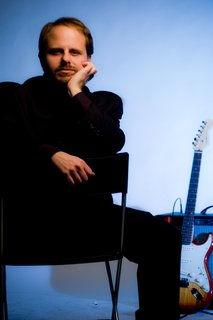
#> input picture 1389903132_decent_pic_of_me.jpeg, 213 x 320 px
$ python portrait_frame.py ../1389903132_decent_pic_of_me.jpeg ../1390611465_artist_3892801-1390611449.jpg
#> lines starting #> are read from the running program, lines starting #| are printed output that depends on the picture
### video-templates/brand.py
"""
Shared brand constants and helpers for Rob Reich "Official Audio" video cards.
Colors are pulled directly from index.html's dark-theme CSS custom properties.
"""
import os
from PIL import Image, ImageDraw, ImageFont, ImageFilter, ImageEnhance

HERE = os.path.dirname(os.path.abspath(__file__))
FONT_DIR = os.path.join(HERE, "fonts")

FRAUNCES = os.path.join(FONT_DIR, "Fraunces-Variable.ttf")
MONO_MED = os.path.join(FONT_DIR, "IBMPlexMono-Medium.ttf")
MONO_SEMI = os.path.join(FONT_DIR, "IBMPlexMono-SemiBold.ttf")

# Dark-theme palette (index.html :root[data-theme=dark] / prefers-color-scheme: dark)
INK = (16, 12, 7)          # --ink
PAPER_DARK = (28, 23, 15)  # --paper (dark)
TEXT = (237, 230, 214)     # --text
TEXT_SOFT = (179, 168, 144)  # --text-soft
GOLD = (224, 163, 68)      # --gold
GOLD_STRONG = (240, 185, 92)  # --gold-strong

W, H = 1920, 1080


# [7 lines left out: function fraunces, not called in this run]


def mono(size, semibold=False):
    return ImageFont.truetype(MONO_SEMI if semibold else MONO_MED, size)


# [40 lines left out: functions tracked_width, draw_tracked, draw_tracked_mixed, cover_crop, not called in this run]


def vignette(im, strength=0.55):
    w, h = im.size
    mask = Image.new("L", (w, h), 0)
    mdraw = ImageDraw.Draw(mask)
    mdraw.ellipse((-w * 0.25, -h * 0.35, w * 1.25, h * 1.35), fill=255)
    mask = mask.filter(ImageFilter.GaussianBlur(w * 0.12))
    dark = Image.new("RGB", (w, h), (0, 0, 0))
    darkened = Image.composite(im, dark, mask)
    return Image.blend(im, darkened, strength)


# [23 lines left out: functions grade_dark_warm, top_bottom_gradient, not called in this run]


def ImageOps_invert_L(mask_l):
    from PIL import ImageOps
    return ImageOps.invert(mask_l)


# [13 lines left out: function text_scrim, not called in this run]

### video-templates/portrait_frame.py
"""
Elegant, archival-style placement for portrait-oriented photos.
Places the full, uncropped image inside a box on a dark warm canvas,
with a soft glow and a thin gold hairline frame -- no blurred/stretched
background fill.
"""
from PIL import Image, ImageDraw, ImageFilter, ImageOps
from brand import INK, PAPER_DARK, GOLD, W, H, vignette


def dark_canvas(w=W, h=H):
#> called with w = 1920, h = 1080
    im = Image.new("RGB", (w, h), PAPER_DARK)
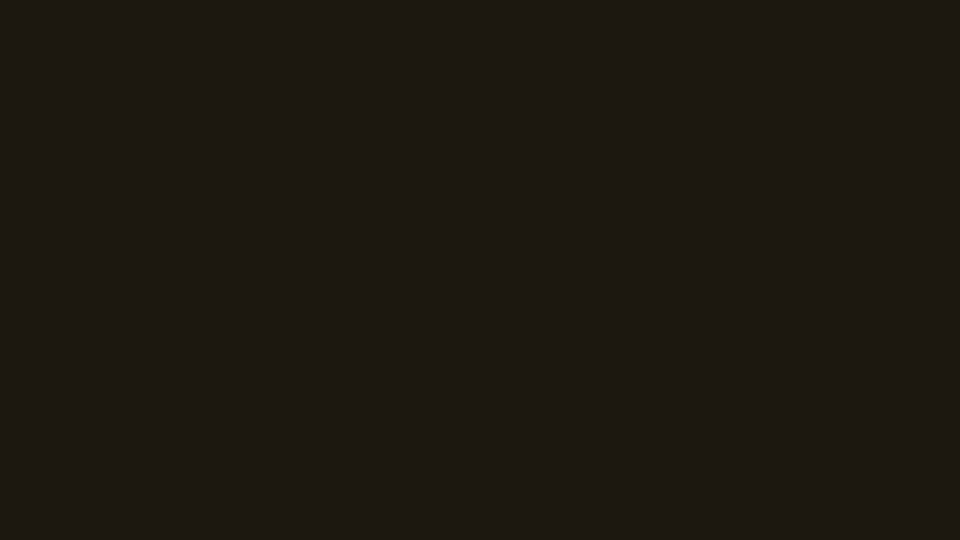
#> im: PIL image 1920x1080 RGB (shown at 1/2 size); mean R, G, B 28, 23, 15
    # subtle vertical warm gradient, slightly lighter center
    top = tuple(int(c * 0.7) for c in PAPER_DARK)
    grad = Image.new("L", (1, h), 0)
    for y in range(h):
        t = abs(y - h / 2) / (h / 2)
        grad.putpixel((0, y), int(255 * (t ** 1.4)))
    grad = grad.resize((w, h))
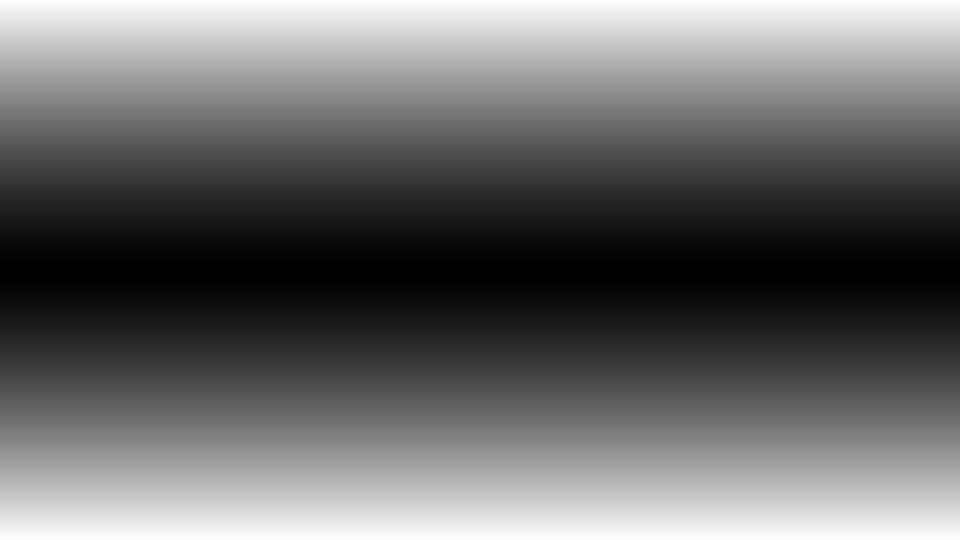
#> grad: PIL image 1920x1080 L (shown at 1/2 size); min 0, max 255, mean 105.8
    dark = Image.new("RGB", (w, h), top)
    im = Image.composite(dark, im, grad)
#> in vignette, `mask = Image.new("L", (w, h), 0)`: mask: PIL image 1920x1080 L; every value is 0
#> in vignette, `mask = mask.filter(ImageFilter.GaussianBlur(w * 0.12))`: mask: PIL image 1920x1080 L; every value is 255
#> in vignette, `dark = Image.new("RGB", (w, h), (0, 0, 0))`: dark: PIL image 1920x1080 RGB; every value is 0
    return im


def place_portrait(canvas, img_path, box, border_color=GOLD, glow_strength=0.35):
#> called with img_path = '../1389903132_decent_pic_of_me.jpeg', box = (620, 70, 1300, 1010), border_color = (224, 163, 68), glow_strength = 0.35
    x0, y0, x1, y1 = box
    bw, bh = x1 - x0, y1 - y0
    im = Image.open(img_path)
#> im is the input picture: PIL image 213x320 RGB; mean R, G, B 81.9, 94.8, 115.3
    im = ImageOps.exif_transpose(im).convert("RGB")
    iw, ih = im.size
#> iw = 213; ih = 320
    scale = min(bw / iw, bh / ih)
#> scale = 2.94
    nw, nh = int(iw * scale), int(ih * scale)
#> nw = 625; nh = 940
    im = im.resize((nw, nh), Image.LANCZOS)
#> im: PIL image 625x940 RGB

    px = x0 + (bw - nw) // 2
#> px = 647
    py = y0 + (bh - nh) // 2
#> py = 70

    # soft gold glow behind the image
    glow = Image.new("RGB", canvas.size, (0, 0, 0))
    gdraw = ImageDraw.Draw(glow)
    pad = 26
    gdraw.rectangle((px - pad, py - pad, px + nw + pad, py + nh + pad), fill=GOLD)
    glow = glow.filter(ImageFilter.GaussianBlur(46))
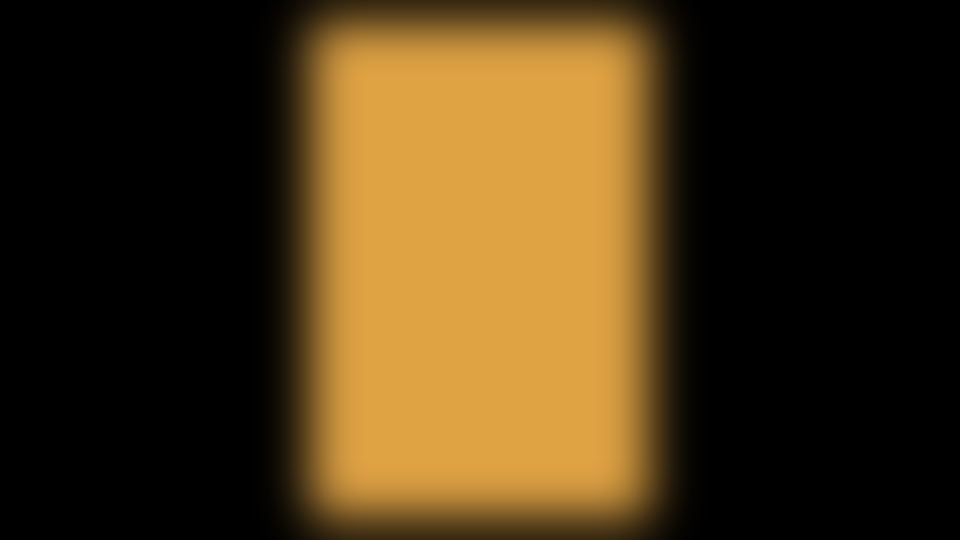
#> glow: PIL image 1920x1080 RGB (shown at 1/2 size); mean R, G, B 72.3, 52.6, 21.9
    glow_mask = glow.convert("L").point(lambda v: int(v * glow_strength))
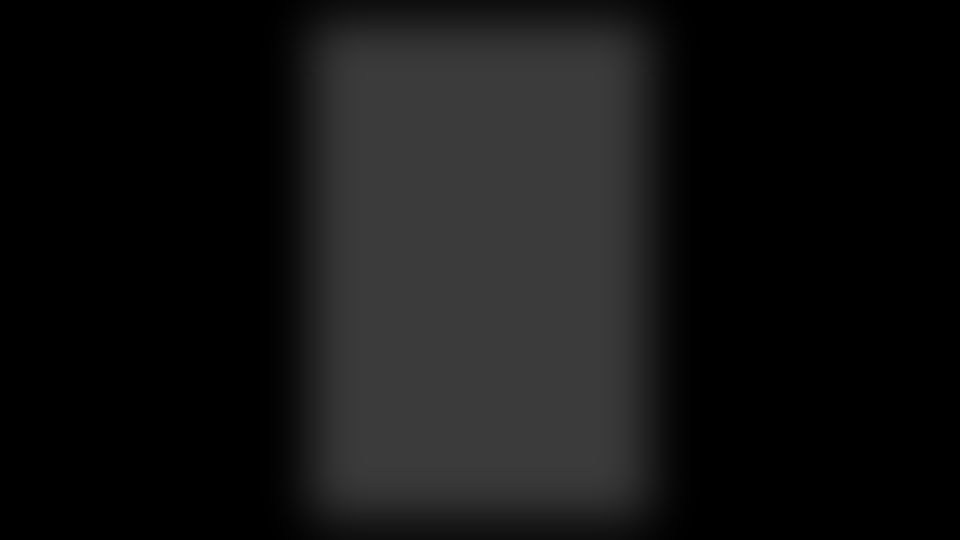
#> glow_mask: PIL image 1920x1080 L (shown at 1/2 size); min 0, max 59, mean 19
    canvas = Image.composite(
        Image.blend(canvas, Image.new("RGB", canvas.size, GOLD), 1.0),
        canvas,
        glow_mask,
    )

    # drop shadow
    shadow = Image.new("L", canvas.size, 0)
    sdraw = ImageDraw.Draw(shadow)
    sdraw.rectangle((px - 4, py + 10, px + nw + 4, py + nh + 18), fill=140)
    shadow = shadow.filter(ImageFilter.GaussianBlur(24))
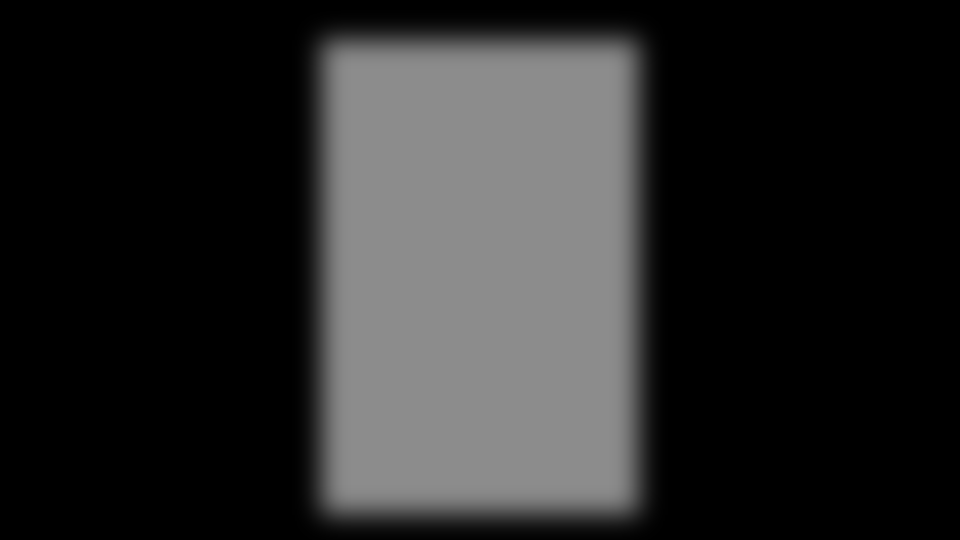
#> shadow: PIL image 1920x1080 L (shown at 1/2 size); min 0, max 140, mean 40.6
    black = Image.new("RGB", canvas.size, (0, 0, 0))
    canvas = Image.composite(black, canvas, ImageOps.invert(shadow))
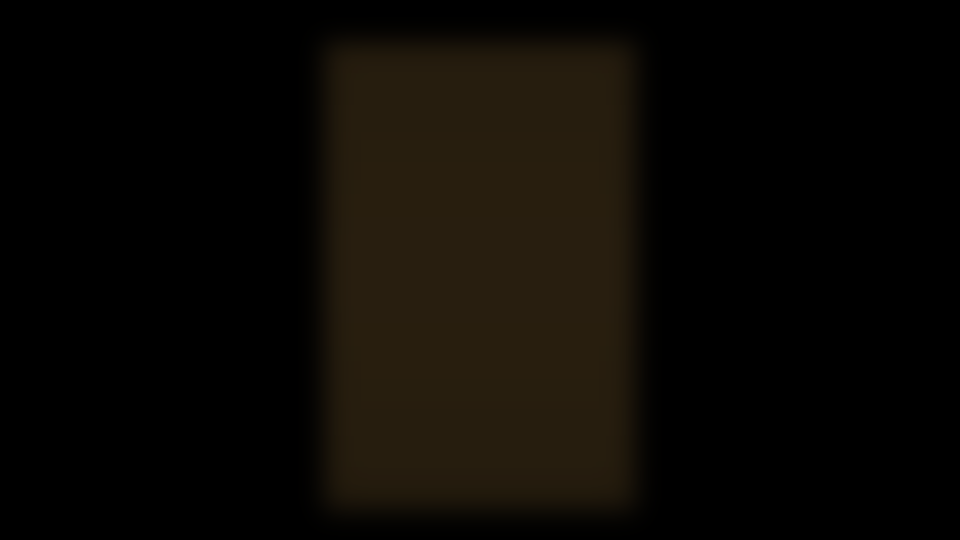
#> canvas: PIL image 1920x1080 RGB (shown at 1/2 size); mean R, G, B 10.8, 8.2, 4

    canvas.paste(im, (px, py))
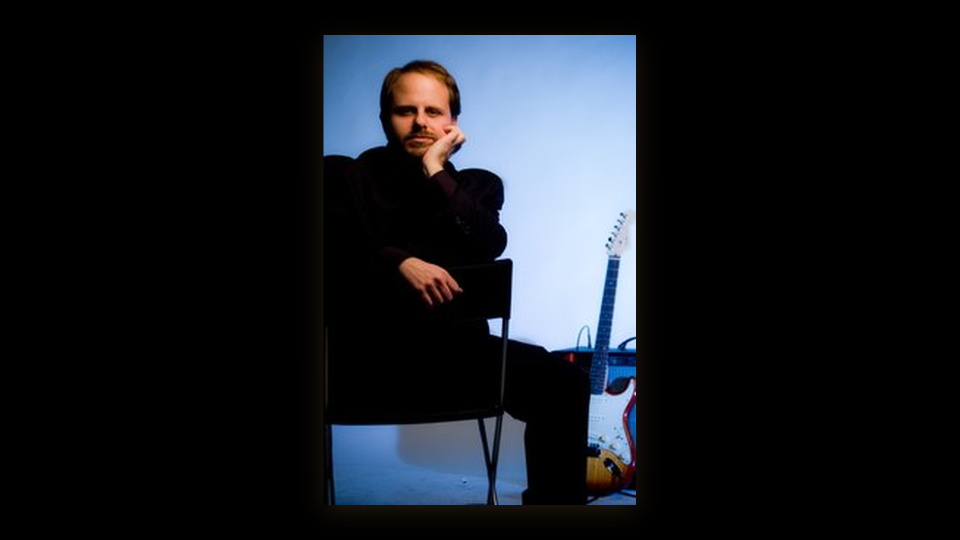
#> canvas: PIL image 1920x1080 RGB (shown at 1/2 size); mean R, G, B 23.7, 27.3, 32.9

    draw = ImageDraw.Draw(canvas)
    draw.rectangle((px - 1, py - 1, px + nw, py + nh), outline=border_color, width=1)
    inset = 6
    faint = tuple(int(c * 0.55) for c in border_color)
    draw.rectangle((px - inset, py - inset, px + nw + inset, py + nh + inset),
                    outline=faint, width=1)
    return canvas, (px, py, px + nw, py + nh)


def make_portrait_card(img_path, out_path):
    canvas = dark_canvas()
    canvas = vignette(canvas, strength=0.35)
    box = (620, 70, 1300, 1010)
    canvas, _ = place_portrait(canvas, img_path, box)
    canvas.save(out_path, "PNG")
    return out_path


if __name__ == "__main__":
    import sys
    make_portrait_card(sys.argv[1], sys.argv[2])
    print("wrote", sys.argv[2])

$ run again, on 1390611516_artist_3892801-1390611509.jpg
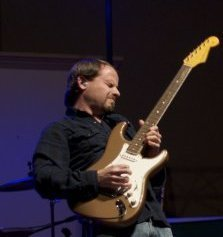
#> input picture 1390611516_artist_3892801-1390611509.jpg, 223 x 237 px
#> in place_portrait, im is the input picture: PIL image 223x237 RGB; mean R, G, B 44.6, 34.6, 40.5
#> in place_portrait, `glow = glow.filter(ImageFilter.GaussianBlur(46))`:
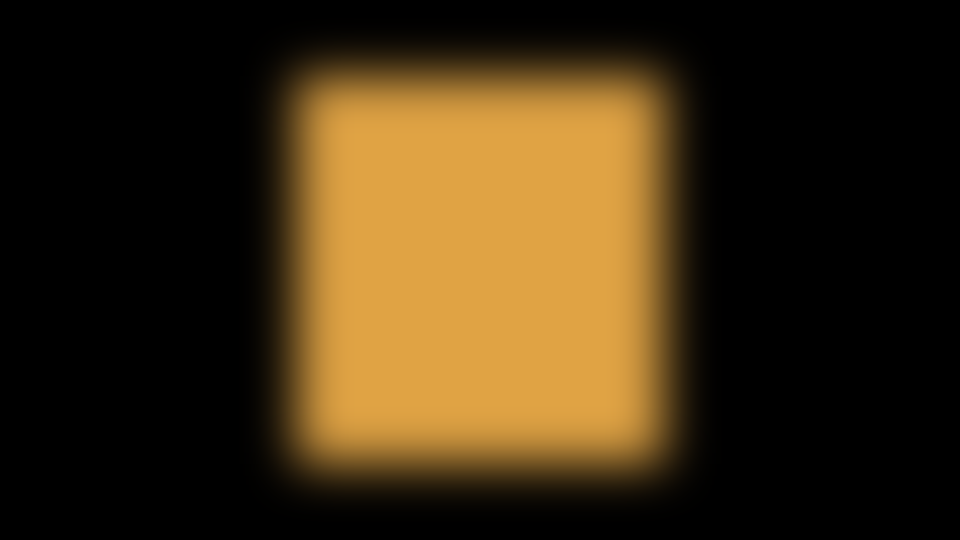
#> glow: PIL image 1920x1080 RGB (shown at 1/2 size); mean R, G, B 61.4, 44.7, 18.6
#> in place_portrait, `canvas.paste(im, (px, py))`:
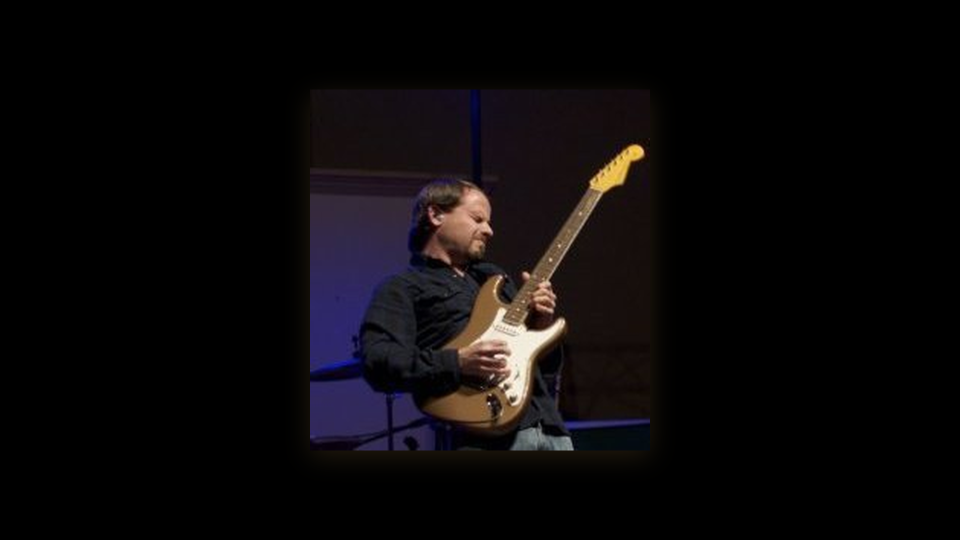
#> canvas: PIL image 1920x1080 RGB (shown at 1/2 size); mean R, G, B 11, 8.6, 9.8

$ run again, on ChatGPT Image Aug 21, 2026, 01_17_23 PM.png
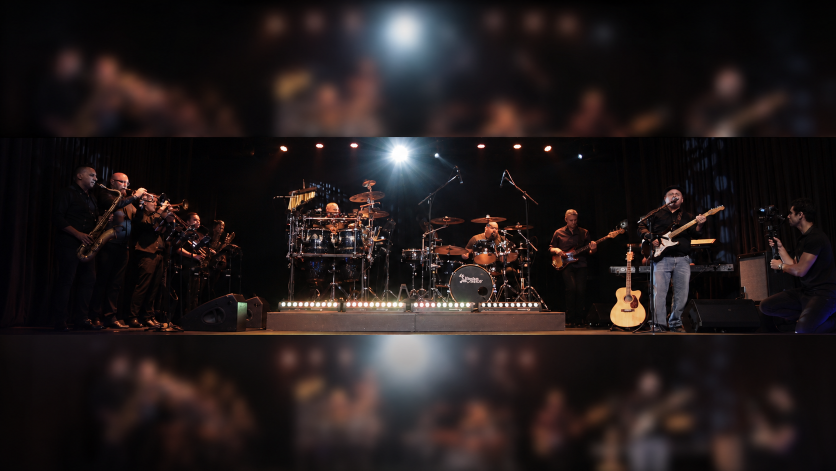
#> input picture ChatGPT Image Aug 21, 2026, 01_17_23 PM.png, 1672 x 941 px (shown at 1/2 size)
#> in place_portrait, im is the input picture: PIL image 1672x941 RGB; mean R, G, B 34.4, 26.8, 27.1
#> in place_portrait, `canvas = Image.composite( Image.blend(canvas, Image.new("RGB", canvas...`:
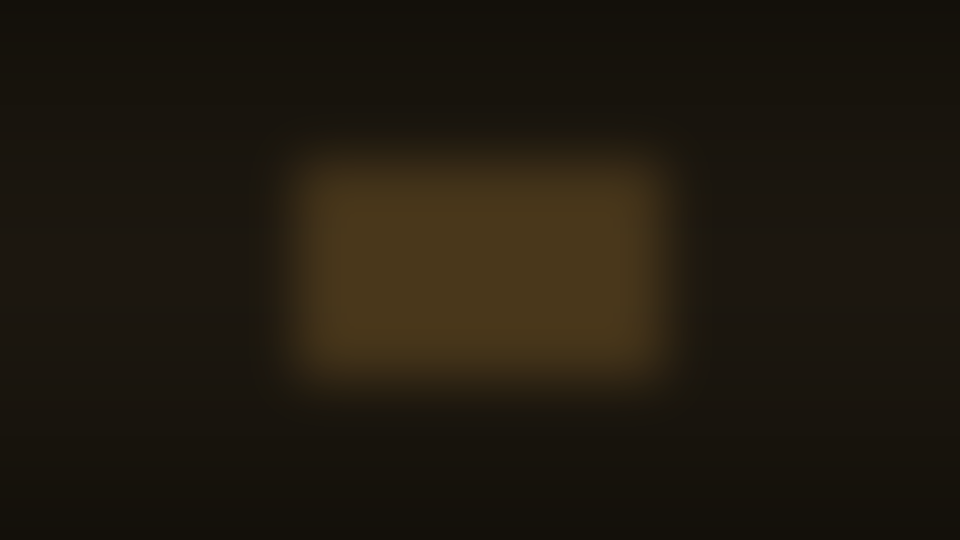
#> canvas: PIL image 1920x1080 RGB (shown at 1/2 size); mean R, G, B 31.3, 25.1, 14.8
#> in place_portrait, `canvas.paste(im, (px, py))`:
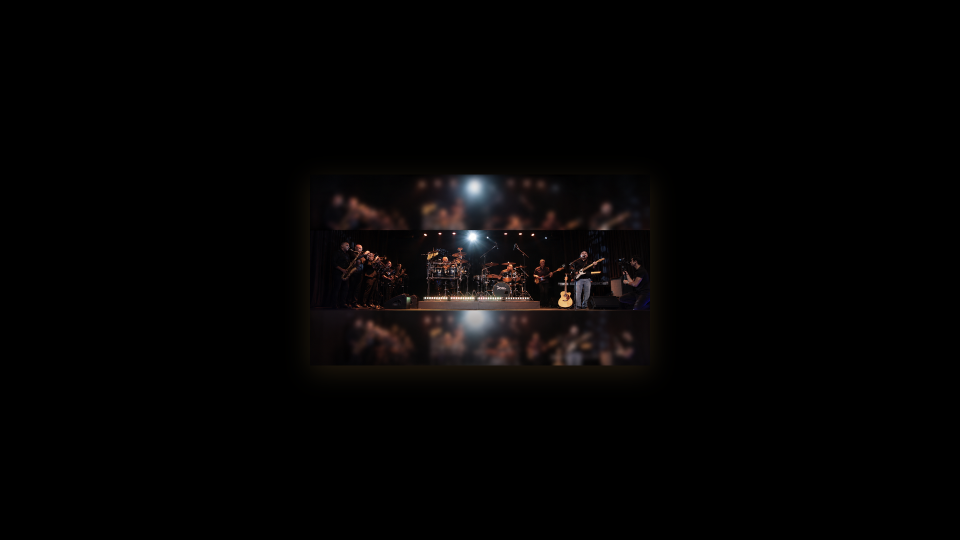
#> canvas: PIL image 1920x1080 RGB (shown at 1/2 size); mean R, G, B 4.7, 3.7, 3.5

$ run again, on ChatGPT Image Aug 21, 2026, 02_05_09 PM.png
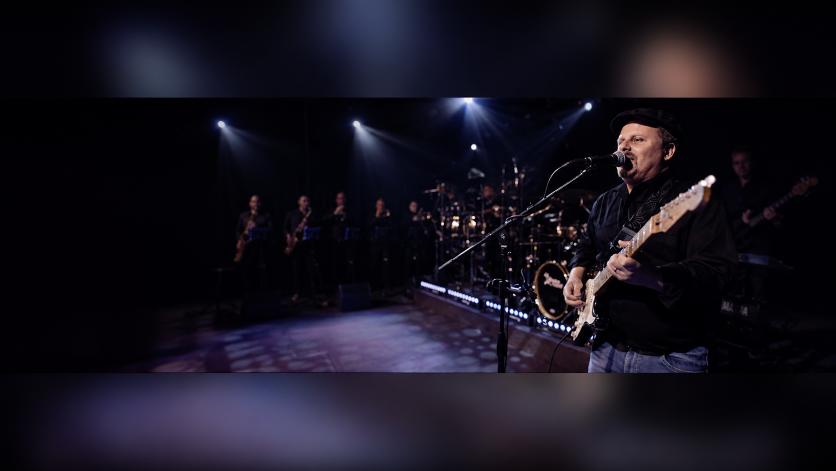
#> input picture ChatGPT Image Aug 21, 2026, 02_05_09 PM.png, 1672 x 941 px (shown at 1/2 size)
#> in place_portrait, im is the input picture: PIL image 1672x941 RGB; mean R, G, B 22.2, 19, 30.5
#> in place_portrait, `canvas.paste(im, (px, py))`:
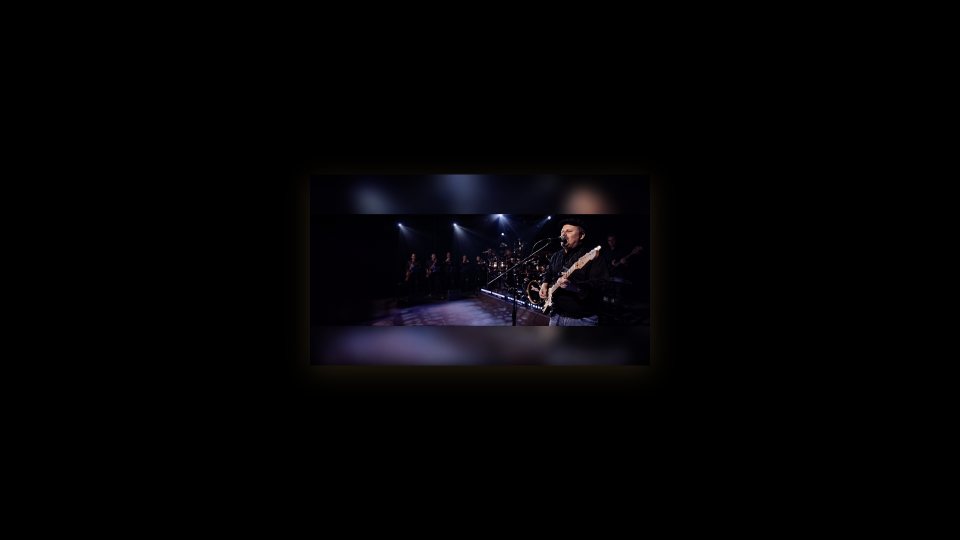
#> canvas: PIL image 1920x1080 RGB (shown at 1/2 size); mean R, G, B 3.2, 2.7, 4
